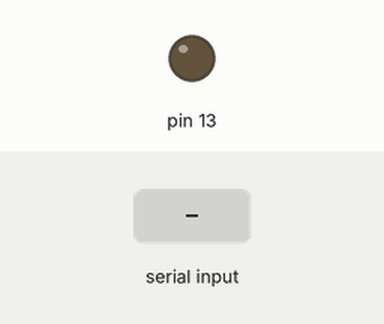
The sketch below on a simulated Arduino Uno, built with avr-gcc and run on an emulated ATmega328P. On the bench: output pins drawn as LEDs (lit = HIGH). Dashed ring = blinking. The test bench sets the inputs (shaded band). What the sketch prints to the serial monitor is not drawn.

Above: at 1.2 s.
1.3 s: "90,45\n" received over Serial
At 1.4 s:
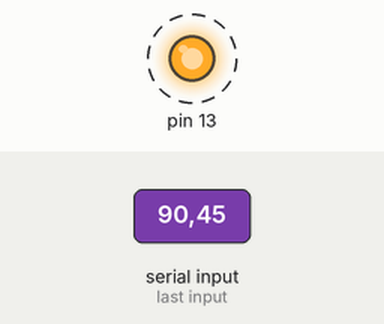
Timing chart, 0 to 10.3 s (numbered marks = the images above; inputs shaded):
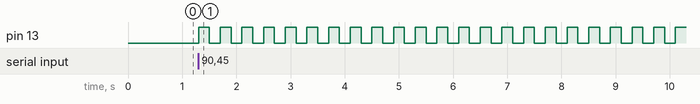

The sketch:

count_led.ino
```cpp
int num,i;
int d=200;
void setup()
{
  Serial.begin(9600);
  pinMode(13,OUTPUT);

}

void loop()
{


                Serial.println("Enter how many times led blink:");
               while(Serial.available()==0)
               {
               }

                num=Serial.parseInt();


                 for(i=0;i<=num;i++)
                 {
                   digitalWrite(13,HIGH);
                   delay(d);
                   digitalWrite(13,LOW);
                   delay(d);
                 }
 }
```

Measured:
- after the input at 1.3 s, pin 13: alternates HIGH for 0.20 s and LOW for 0.20 s, starting at once
